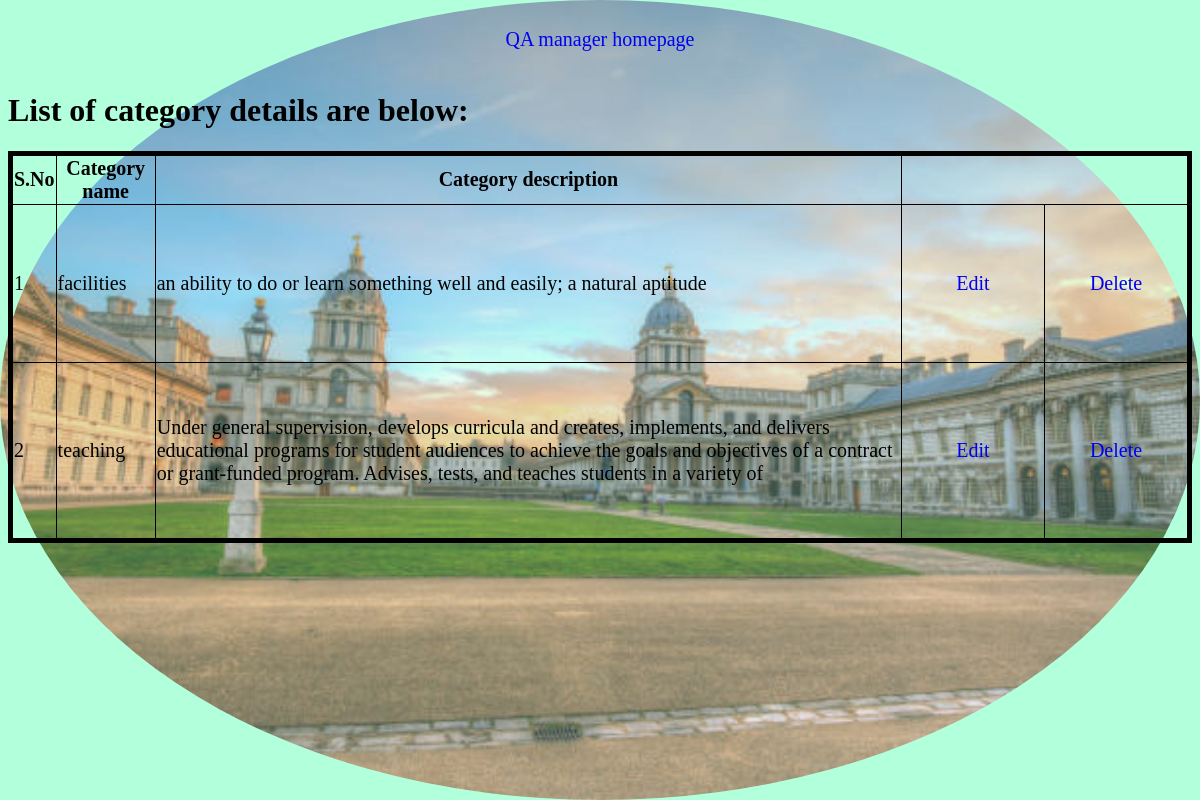
Page /viewlistofcategories.php on the committed database.
### tables this page shows
CREATE TABLE `categories` (
  `id` int(11) NOT NULL,
  `name` varchar(255) NOT NULL,
  `description` varchar(255) NOT NULL
);

### viewlistofcategories.php (the view, shortened to what this page needs)
<?php
include "dbconnect.php";
?>
<html>
    <head>
    </head>
<body>
<img src="picture7.jpg">
<div>
<a href="qamanagerhomepage.php">QA manager homepage </a>
		<h1 > List of category details are below:</h1></div>
				<table width="100%" border="1" style="border-collapse:collapse;">
                <thead>
<tr>
<th ><strong>S.No</strong></th>
<th><strong>Category name</strong></th>
<th><strong>Category description </strong></th>
</tr>
                </thead>
<tbody>
<?php
$count=1;
$sel_query="SELECT * FROM categories  ORDER BY id desc;";
$result = mysqli_query($con,$sel_query);
while($row = mysqli_fetch_assoc($result)) { ?>
<tr><td ><?php echo $count; ?></td>
<td ><?php echo $row["name"]; ?></td>
<td ><?php echo $row["description"]; ?></td>
<td><a id="a"href="editcat.php?id=<?php echo $row["id"]; ?>">Edit</a></td>
<td><a  id="a" href="deletecat.php?id=<?php echo $row["id"]; ?>">Delete</a></td>
</tr>
<?php $count++; } ?>
</tbody>
</body>
</html>

### viewlistofcategories.php (style rules this page uses)
a { display: block; text-align: center; padding: 20px 20px; text-decoration: none; font-size: 20px; }
img { position: absolute; left: 0px; top: 0px; z-index: -1; border-radius: 50%; width: 100%; opacity: 0.7; }
body { background-color: #b2ffdb; }
table { width: 100%; height: 50%; border: 5px solid black; font-size: 20px; }
#a { width: 100px; }

### rows in the picture
categories: name "facilities", description "an ability to do or learn something well and easily; a natural aptitude"
categories: name "teaching", description "Under general supervision, develops curricula and creates, implements, and delivers educational programs for student audiences to achieve the goals and objectives of a contract or grant-funded program. Advises, tests, and teaches students in a variety of"
